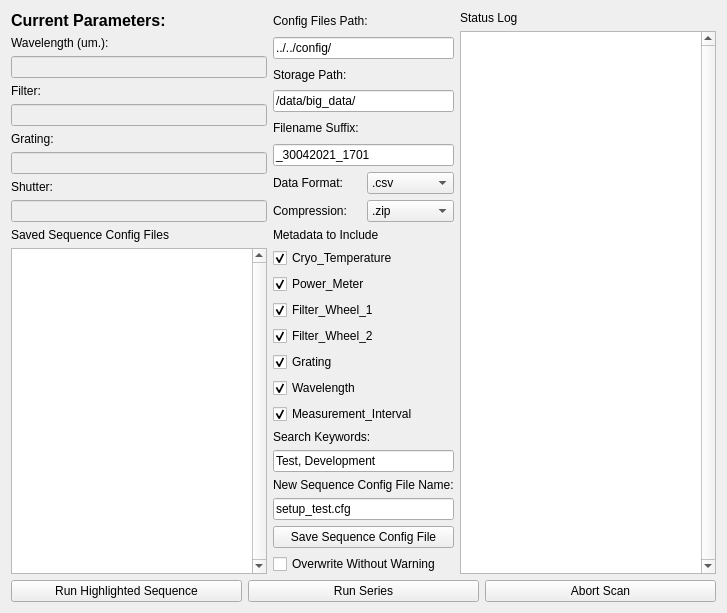
     <widget class="QWidget" name="tab3_settings">
      <attribute name="title">
       <string>Page</string>
      </attribute>
      <layout class="QGridLayout" name="gridLayout_6">
       <item row="0" column="0" rowspan="2">
        <layout class="QGridLayout" name="gridLayout_20">
         <item row="7" column="0">
          <widget class="QLabel" name="shutter_current_label_tab4_7">
           <property name="text">
            <string>Shutter:</string>
           </property>
          </widget>
         </item>
         <item row="8" column="0">
          <widget class="QLineEdit" name="shutter_current_ledit_tab4_7">
           <property name="enabled">
            <bool>false</bool>
           </property>
          </widget>
         </item>
         <item row="4" column="0">
          <widget class="QLineEdit" name="osf_current_ledit_tab4_7">
           <property name="enabled">
            <bool>false</bool>
           </property>
          </widget>
         </item>
         <item row="3" column="0">
          <widget class="QLabel" name="osf_current_label_tab4_7">
           <property name="text">
            <string>Filter:</string>
           </property>
          </widget>
         </item>
         <item row="0" column="0">
          <widget class="QLabel" name="curent_parameters_title_8">
           <property name="font">
            <font>
             <pointsize>12</pointsize>
             <weight>75</weight>
             <bold>true</bold>
            </font>
           </property>
           <property name="text">
            <string>Current Parameters:</string>
           </property>
          </widget>
         </item>
         <item row="2" column="0">
          <widget class="QLineEdit" name="wavelength_current_ledit_tab4_7">
           <property name="enabled">
            <bool>false</bool>
           </property>
           <property name="text">
            <string/>
           </property>
          </widget>
         </item>
         <item row="1" column="0">
          <widget class="QLabel" name="wavelength_current_label_tab4_7">
           <property name="text">
            <string>Wavelength (um.):</string>
           </property>
          </widget>
         </item>
         <item row="6" column="0">
          <widget class="QLineEdit" name="grating_current_ledit_tab4_7">
           <property name="enabled">
            <bool>false</bool>
           </property>
          </widget>
         </item>
         <item row="5" column="0">
          <widget class="QLabel" name="grating_current_label_tab4_7">
           <property name="text">
            <string>Grating:</string>
           </property>
          </widget>
         </item>
        </layout>
       </item>
       <item row="0" column="1">
        <layout class="QVBoxLayout" name="verticalLayout_11">
         <item>
          <widget class="QLabel" name="config_path_label_tab3">
           <property name="text">
            <string>Config Files Path:</string>
           </property>
          </widget>
         </item>
         <item>
          <widget class="QLineEdit" name="config_path_lineEdit_tab3">
           <property name="text">
            <string>../../config/</string>
           </property>
           <property name="placeholderText">
            <string/>
           </property>
          </widget>
         </item>
         <item>
          <widget class="QLabel" name="storage_path_label_tab3">
           <property name="text">
            <string>Storage Path:</string>
           </property>
          </widget>
         </item>
         <item>
          <widget class="QLineEdit" name="storage_path_lineEdit_tab3">
           <property name="text">
            <string>/data/big_data/</string>
           </property>
           <property name="placeholderText">
            <string/>
           </property>
          </widget>
         </item>
         <item>
          <widget class="QLabel" name="filename_suffix_label_tab3">
           <property name="text">
            <string>Filename Suffix:</string>
           </property>
          </widget>
         </item>
         <item>
          <widget class="QLineEdit" name="filename_suffix_lineEdit_tab3">
           <property name="text">
            <string>_30042021_1701</string>
           </property>
           <property name="placeholderText">
            <string/>
           </property>
          </widget>
         </item>
        </layout>
       </item>
       <item row="0" column="2" rowspan="4">
        <layout class="QVBoxLayout" name="verticalLayout_12">
         <item>
          <widget class="QLabel" name="status_log_label_tab3">
           <property name="text">
            <string>Status Log</string>
           </property>
          </widget>
         </item>
         <item>
          <widget class="QTextBrowser" name="sl_textBrowser_tab3">
           <property name="verticalScrollBarPolicy">
            <enum>Qt::ScrollBarAlwaysOn</enum>
           </property>
          </widget>
         </item>
        </layout>
       </item>
       <item row="1" column="1">
        <layout class="QVBoxLayout" name="verticalLayout_29">
         <item>
          <layout class="QHBoxLayout" name="horizontalLayout_8">
           <item>
            <widget class="QLabel" name="data_format_label_tab3">
             <property name="text">
              <string>Data Format:</string>
             </property>
            </widget>
           </item>
           <item>
            <widget class="QComboBox" name="data_format_comboBox_tab3">
             <property name="currentText">
              <string>.parquet</string>
             </property>
             <item>
              <property name="text">
               <string>.csv</string>
              </property>
             </item>
             <item>
              <property name="text">
               <string>.json</string>
              </property>
             </item>
             <item>
              <property name="text">
               <string>.parquet</string>
              </property>
             </item>
            </widget>
           </item>
          </layout>
         </item>
         <item>
          <layout class="QHBoxLayout" name="horizontalLayout_7">
           <item>
            <widget class="QLabel" name="compresssion_label_tab3">
             <property name="text">
              <string>Compression:</string>
             </property>
            </widget>
           </item>
           <item>
            <widget class="QComboBox" name="compression_comboBox_tab3">
             <property name="currentText">
              <string>.tgz</string>
             </property>
             <item>
              <property name="text">
               <string>.zip</string>
              </property>
             </item>
             <item>
              <property name="text">
               <string>.tgz</string>
              </property>
             </item>
             <item>
              <property name="text">
               <string>.tar</string>
              </property>
             </item>
            </widget>
           </item>
          </layout>
         </item>
        </layout>
       </item>
       <item row="2" column="0" rowspan="2">
        <layout class="QVBoxLayout" name="verticalLayout_28">
         <item>
          <widget class="QLabel" name="sequence_config_files_label_tab1_4">
           <property name="text">
            <string>Saved Sequence Config Files</string>
           </property>
          </widget>
         </item>
         <item>
          <widget class="QListWidget" name="sequence_config_files_tab1_4">
           <property name="verticalScrollBarPolicy">
            <enum>Qt::ScrollBarAlwaysOn</enum>
           </property>
           <property name="dragDropMode">
            <enum>QAbstractItemView::DragDrop</enum>
           </property>
          </widget>
         </item>
        </layout>
       </item>
       <item row="2" column="1">
        <layout class="QVBoxLayout" name="verticalLayout_10">
         <item>
          <widget class="QLabel" name="metadata_label_tab3">
           <property name="text">
            <string>Metadata to Include</string>
           </property>
          </widget>
         </item>
         <item>
          <widget class="QCheckBox" name="checkBox">
           <property name="enabled">
            <bool>true</bool>
           </property>
           <property name="text">
            <string>Cryo_Temperature</string>
           </property>
           <property name="checked">
            <bool>true</bool>
           </property>
          </widget>
         </item>
         <item>
          <widget class="QCheckBox" name="checkBox_2">
           <property name="text">
            <string>Power_Meter</string>
           </property>
           <property name="checked">
            <bool>true</bool>
           </property>
          </widget>
         </item>
         <item>
          <widget class="QCheckBox" name="checkBox_3">
           <property name="text">
            <string>Filter_Wheel_1</string>
           </property>
           <property name="checked">
            <bool>true</bool>
           </property>
          </widget>
         </item>
         <item>
          <widget class="QCheckBox" name="checkBox_4">
           <property name="text">
            <string>Filter_Wheel_2</string>
           </property>
           <property name="checked">
            <bool>true</bool>
           </property>
          </widget>
         </item>
         <item>
          <widget class="QCheckBox" name="checkBox_5">
           <property name="text">
            <string>Grating</string>
           </property>
           <property name="checked">
            <bool>true</bool>
           </property>
          </widget>
         </item>
         <item>
          <widget class="QCheckBox" name="checkBox_6">
           <property name="text">
            <string>Wavelength</string>
           </property>
           <property name="checked">
            <bool>true</bool>
           </property>
          </widget>
         </item>
         <item>
          <widget class="QCheckBox" name="checkBox_7">
           <property name="text">
            <string>Measurement_Interval</string>
           </property>
           <property name="checked">
            <bool>true</bool>
           </property>
          </widget>
         </item>
         <item>
          <widget class="QLabel" name="keywords_label_tab3">
           <property name="text">
            <string>Search Keywords:</string>
           </property>
          </widget>
         </item>
         <item>
          <widget class="QLineEdit" name="keywords_lineEdit_tab3">
           <property name="text">
            <string>Test, Development</string>
           </property>
           <property name="placeholderText">
            <string/>
           </property>
          </widget>
         </item>
        </layout>
       </item>
       <item row="3" column="1">
        <layout class="QVBoxLayout" name="verticalLayout_27">
         <item>
          <widget class="QLabel" name="sequence_name_label_4">
           <property name="sizePolicy">
            <sizepolicy hsizetype="Preferred" vsizetype="Maximum">
             <horstretch>0</horstretch>
             <verstretch>0</verstretch>
            </sizepolicy>
           </property>
           <property name="text">
            <string>New Sequence Config File Name:</string>
           </property>
          </widget>
         </item>
         <item>
          <widget class="QLineEdit" name="sequence_name_ledit_4">
           <property name="text">
            <string>setup_test.cfg</string>
           </property>
           <property name="placeholderText">
            <string/>
           </property>
          </widget>
         </item>
         <item>
          <widget class="QPushButton" name="save_sequence_pushButton_4_tab2_3">
           <property name="text">
            <string>Save Sequence Config File</string>
           </property>
          </widget>
         </item>
         <item>
          <widget class="QCheckBox" name="overwrite_checkBox_tab3_5">
           <property name="text">
            <string>Overwrite Without Warning</string>
           </property>
          </widget>
         </item>
        </layout>
       </item>
       <item row="4" column="0" colspan="3">
        <layout class="QHBoxLayout" name="horizontalLayout_3">
         <item>
          <widget class="QPushButton" name="run_single_tab3">
           <property name="text">
            <string>Run Highlighted Sequence</string>
           </property>
          </widget>
         </item>
         <item>
          <widget class="QPushButton" name="run_series_tab3">
           <property name="text">
            <string>Run Series</string>
           </property>
          </widget>
         </item>
         <item>
          <widget class="QPushButton" name="abort_scan_button_tab3">
           <property name="text">
            <string>Abort Scan</string>
           </property>
          </widget>
         </item>
        </layout>
       </item>
      </layout>
     </widget>
